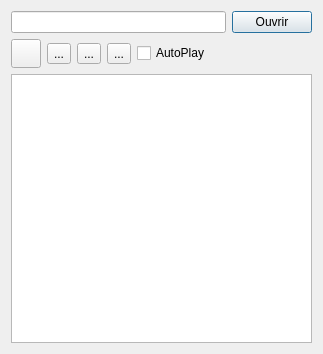
<?xml version="1.0" encoding="UTF-8"?>
<ui version="4.0">
 <class>WinImageFolderDialog</class>
 <widget class="QDialog" name="WinImageFolderDialog">
  <property name="geometry">
   <rect>
    <x>0</x>
    <y>0</y>
    <width>323</width>
    <height>354</height>
   </rect>
  </property>
  <property name="windowTitle">
   <string>Dialog</string>
  </property>
  <layout class="QVBoxLayout" name="verticalLayout">
   <item>
    <layout class="QHBoxLayout" name="horizontalLayout">
     <item>
      <widget class="QLineEdit" name="folderLineEdit"/>
     </item>
     <item>
      <widget class="QPushButton" name="openButton">
       <property name="text">
        <string>Ouvrir</string>
       </property>
       <property name="icon">
        <iconset>
         <normaloff>../../../../../../../../usr/share/icons/gnome/22x22/actions/document-open.png</normaloff>../../../../../../../../usr/share/icons/gnome/22x22/actions/document-open.png</iconset>
       </property>
      </widget>
     </item>
    </layout>
   </item>
   <item>
    <layout class="QHBoxLayout" name="horizontalLayout_2">
     <item>
      <widget class="QToolButton" name="firstButton">
       <property name="icon">
        <iconset>
         <normaloff>../../../../../../../../usr/share/icons/gnome/22x22/actions/go-first.png</normaloff>../../../../../../../../usr/share/icons/gnome/22x22/actions/go-first.png</iconset>
       </property>
       <property name="iconSize">
        <size>
         <width>22</width>
         <height>22</height>
        </size>
       </property>
      </widget>
     </item>
     <item>
      <widget class="QToolButton" name="previousButton">
       <property name="text">
        <string>...</string>
       </property>
       <property name="icon">
        <iconset>
         <normaloff>../../../../../../../../usr/share/icons/gnome/22x22/actions/go-previous.png</normaloff>../../../../../../../../usr/share/icons/gnome/22x22/actions/go-previous.png</iconset>
       </property>
       <property name="iconSize">
        <size>
         <width>22</width>
         <height>22</height>
        </size>
       </property>
      </widget>
     </item>
     <item>
      <widget class="QToolButton" name="nextButton">
       <property name="text">
        <string>...</string>
       </property>
       <property name="icon">
        <iconset>
         <normaloff>../../../../../../../../usr/share/icons/gnome/22x22/actions/go-next.png</normaloff>../../../../../../../../usr/share/icons/gnome/22x22/actions/go-next.png</iconset>
       </property>
       <property name="iconSize">
        <size>
         <width>22</width>
         <height>22</height>
        </size>
       </property>
      </widget>
     </item>
     <item>
      <widget class="QToolButton" name="lastButton">
       <property name="text">
        <string>...</string>
       </property>
       <property name="icon">
        <iconset>
         <normaloff>../../../../../../../../usr/share/icons/gnome/22x22/actions/go-last.png</normaloff>../../../../../../../../usr/share/icons/gnome/22x22/actions/go-last.png</iconset>
       </property>
       <property name="iconSize">
        <size>
         <width>22</width>
         <height>22</height>
        </size>
       </property>
      </widget>
     </item>
     <item>
      <widget class="QCheckBox" name="autoPlayCheckBox">
       <property name="text">
        <string>AutoPlay</string>
       </property>
      </widget>
     </item>
    </layout>
   </item>
   <item>
    <widget class="QListWidget" name="imageListWidget"/>
   </item>
  </layout>
 </widget>
 <resources/>
 <connections/>
</ui>
